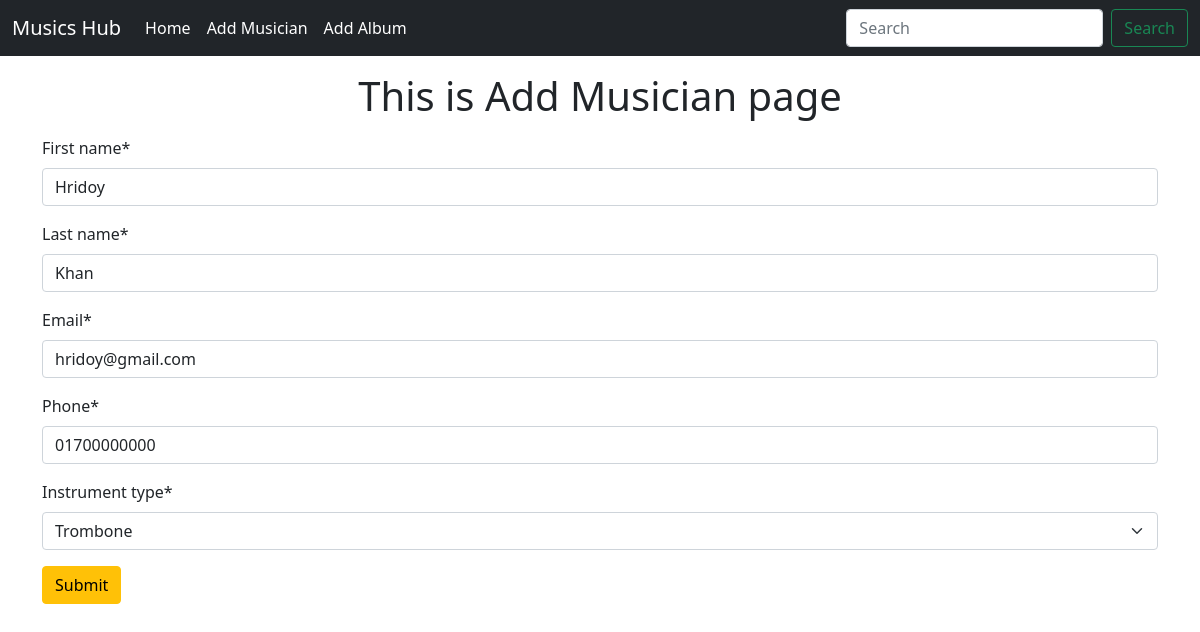
/musician/edit_musician/26/, run on the app's committed database.
### musicians/models.py (models this page shows, shortened)
class Musicians(models.Model):
    first_name= models.CharField(max_length=50)
    last_name= models.CharField(max_length=50)
    email= models.EmailField()
    phone= models.CharField(max_length=15)
    instruments= (('saxophone', 'Saxophone'), ('cello', 'Cello'),('clarinet','Clarinet'),
('harp','Harp'),('bass', 'Bass'),('guitar','Guitar'),('trombone','Trombone'))
    instrument_type= models.CharField(max_length=50, choices=instruments)

### musicians/views.py (the view)
# urls.py: path('edit_musician/<int:id>/', views.edit_musician, name='editMusician'),
def edit_musician(request, id):
    target= Musicians.objects.get(pk= id)
    edit_form= MusicianForm(instance=target)
    if request.method=="POST":
        edit_form= MusicianForm(request.POST, instance=target)
        if edit_form.is_valid():
            edit_form.save()
            return redirect('homePage')
    return render(request, 'musicians/musicians.html', {'form': edit_form})

### musicians/forms.py
class MusicianForm(forms.ModelForm):
    class Meta:
        model= Musicians
        fields= '__all__'

### musicians/templates/musicians/musicians.html (shortened to what this page needs)
{% extends "base.html" %}
{% load crispy_forms_tags %}
{% block content %}
    <h1 class= 'text-center m-3'>This is Add Musician page</h1>
    <form method= 'post' class='container'>
        {{form | crispy }}
        <button class="btn btn-warning">Submit</button>
    </form>
{% endblock content %}

### data on the page
Musicians: first_name "Hridoy", last_name "Khan", email "hridoy@gmail.com", phone "01700000000", instrument_type "Trombone"
